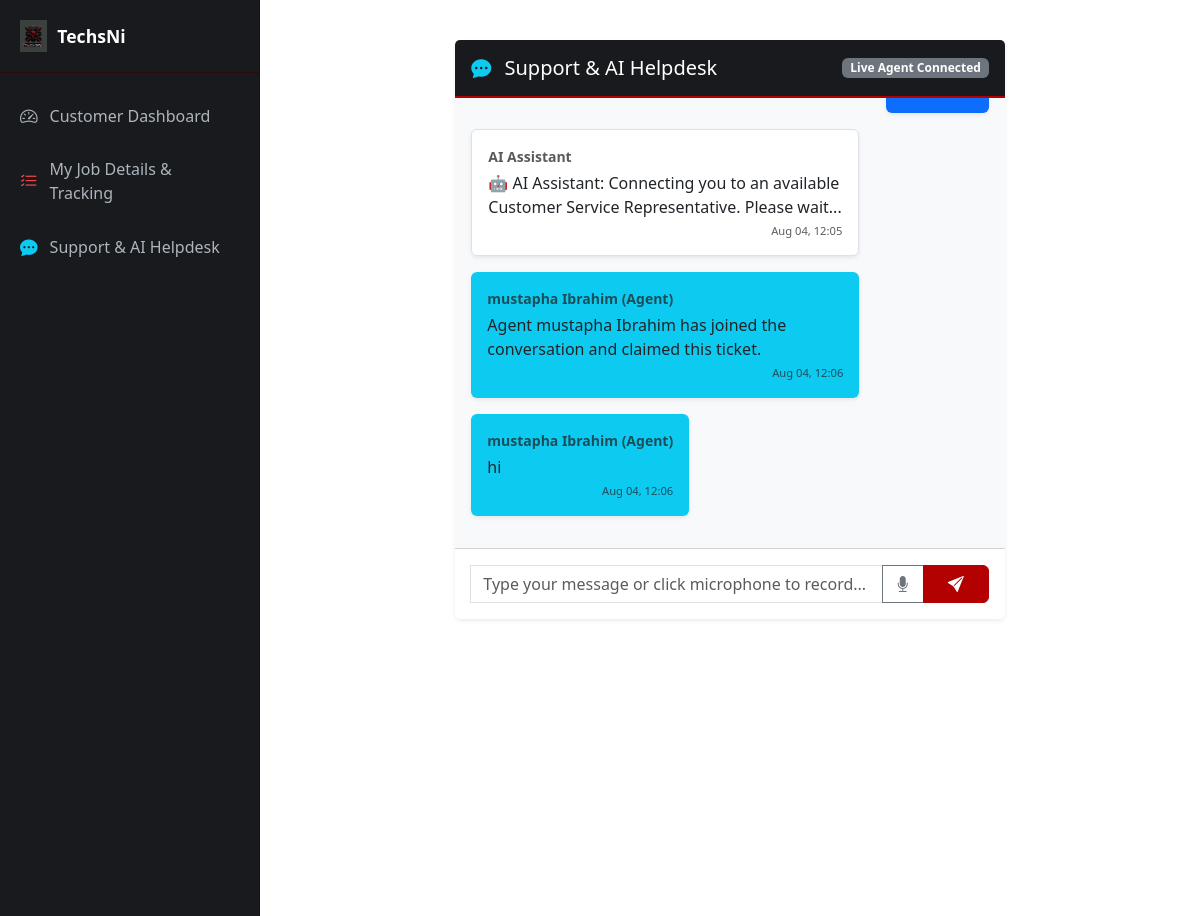
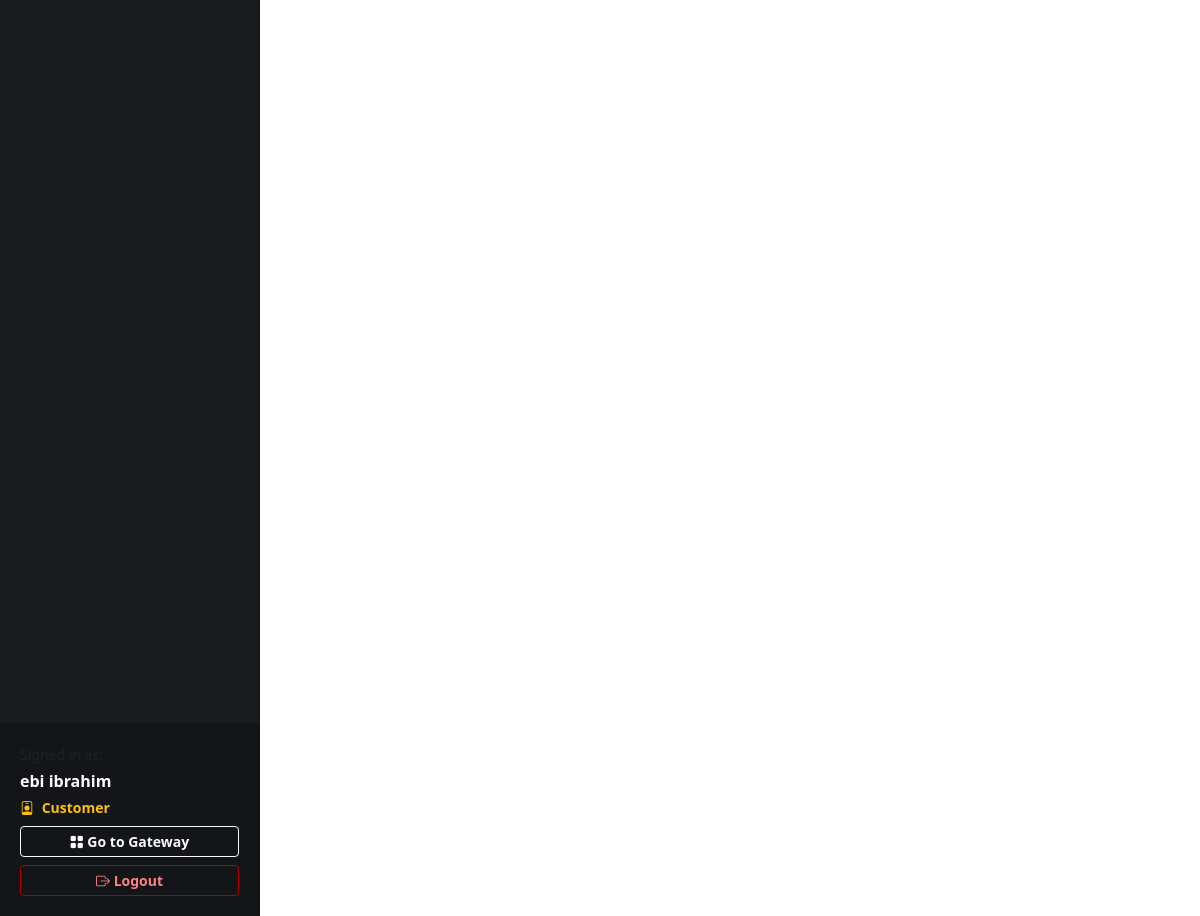
Page /services/support/chat/ (signed in) on the committed database (2 pictures, top to bottom).
### services/models.py (models this page shows, shortened)
class User(AbstractUser):
    groups = models.ManyToManyField(
        'auth.Group',
        related_name='custom_user_set',
        blank=True,
        help_text='The groups this user belongs to.',
        verbose_name='groups',
    )
    user_permissions = models.ManyToManyField(
        'auth.Permission',
        related_name='custom_user_permissions_set',
        blank=True,
        help_text='Specific permissions for this user.',
        verbose_name='user permissions',
    )
    ROLE_CHOICES = (
        ('ceo', 'CEO'),
        ('general_manager', 'General Manager'),
        ('manager', 'Manager'),
        ('assistant_manager', 'Assistant Manager'),
        ('customer_service', 'Customer Service Representative'),
        ('worker', 'Worker'),
        ('customer', 'Customer'),
        ('marketer', 'Marketer'),
    )
    role = models.CharField(max_length=30, choices=ROLE_CHOICES, default='customer')
    employee_id = models.CharField(max_length=50, unique=True, blank=True, null=True, verbose_name="ID Number")
    email = models.EmailField(unique=True, blank=False, null=False)
    phone_number = models.CharField(max_length=20, unique=True, null=True, blank=True)
    country = models.CharField(max_length=50, default='Nigeria')
    state = models.CharField(max_length=100, blank=True, null=True)
    capital = models.CharField(max_length=100, blank=True, null=True)
    lga = models.CharField(max_length=100, blank=True, null=True)
    address = models.TextField(blank=True, null=True)
    description = models.TextField(blank=True, null=True)
    narration = models.TextField(blank=True, null=True)
    is_verified = models.BooleanField(default=False)
    otp_code = models.CharField(max_length=6, blank=True, null=True)
    commission_percentage = models.DecimalField(
        max_digits=5, decimal_places=2, blank=True, null=True,
        verbose_name="Custom Commission Percentage (%)"
    )
    referred_by = models.ForeignKey('self', null=True, blank=True, on_delete=models.SET_NULL, related_name='referrals')

class TicketMessage(models.Model):
    SENDER_TYPE_CHOICES = (
        ('customer', 'Customer'),
        ('bot', 'AI Bot'),
        ('agent', 'Customer Service Rep'),
    )
    ticket = models.ForeignKey(SupportTicket, on_delete=models.CASCADE, related_name='messages')
    sender = models.ForeignKey(User, on_delete=models.SET_NULL, null=True, blank=True, related_name='sent_ticket_messages')
    sender_type = models.CharField(max_length=20, choices=SENDER_TYPE_CHOICES)
    message = models.TextField(verbose_name="Message Content")
    timestamp = models.DateTimeField(auto_now_add=True)

### services/views.py (the view, shortened to what this page needs)
# urls.py: path('support/chat/', views.customer_support_chat_view, name='customer_support_chat'),
@login_required
def customer_support_chat_view(request):
    user = request.user
    active_ticket = SupportTicket.objects.filter(customer=user).exclude(status__in=['resolved', 'closed']).first()
    messages = active_ticket.messages.all().order_by('timestamp') if active_ticket else []
    context = {
        'active_ticket': active_ticket,
        'messages': messages,
    }
    return render(request, 'services/dashboards/customer_support_chat.html', context)

### services/templates/services/dashboards/customer_support_chat.html (shortened to what this page needs)
{% extends 'services/dashboards/base_dashboard.html' %}
{% block content %}
<div class="row justify-content-center">
    <div class="col-lg-8">
        <div class="card shadow-sm border-0">
            <div class="card-header bg-dark text-white d-flex justify-content-between align-items-center py-3" style="background-color: #181a1e !important; border-bottom: 2px solid #b30000;">
                <h5 class="mb-0"><i class="bi bi-chat-dots-fill text-info me-2"></i> Support & AI Helpdesk</h5>
                <span class="badge bg-secondary">
                    {% if active_ticket.status == 'bot_active' %}AI Assistant Active
                    {% elif active_ticket.status == 'pending_agent' %}Waiting for Live Agent
                    {% elif active_ticket.status == 'in_progress' %}Live Agent Connected
                    {% else %}Resolved{% endif %}
                </span>
            </div>
            <div class="card-body bg-light" style="height: 450px; overflow-y: auto;" id="chatContainer">
                {% if not messages %}
                    <div class="d-flex mb-3 justify-content-start" id="initial-greeting-block">
                        <div class="flex-shrink-0 bg-dark text-white rounded-circle p-2 d-flex align-items-center justify-content-center me-2" style="width: 40px; height: 40px;">
                            <i class="bi bi-robot"></i>
                        </div>
                        <div class="p-3 rounded shadow-sm bg-white border text-dark" style="max-width: 75%;">
                            <div class="small fw-bold mb-1 opacity-75">AI Assistant</div>
                            <div>Hi, this is TechsNi AI. How can I help you today? A store problem or a service problem?</div>
                            <div class="mt-3 d-flex gap-2 flex-wrap">
                                <button type="button" class="btn btn-sm btn-outline-dark quick-reply-btn" data-choice="Service Problem">Service Problem</button>
                                <button type="button" class="btn btn-sm btn-outline-dark quick-reply-btn" data-choice="Store Problem">Store Problem</button>
                            </div>
                            <div class="text-end text-muted x-small mt-1" style="font-size: 0.7rem;">Just now</div>
                        </div>
                    </div>
                {% else %}
                    {% for msg in messages %}
                        <div class="d-flex mb-3 {% if msg.sender_type == 'customer' %}justify-content-end{% else %}justify-content-start{% endif %}">
                            <div class="p-3 rounded shadow-sm {% if msg.sender_type == 'customer' %}bg-primary text-white{% elif msg.sender_type == 'bot' %}bg-white border text-dark{% else %}bg-info text-dark{% endif %}" style="max-width: 75%;">
                                <div class="small fw-bold mb-1 opacity-75">
                                    {% if msg.sender_type == 'customer' %}You
                                    {% elif msg.sender_type == 'bot' %}AI Assistant
                                    {% else %}{{ msg.sender.get_full_name|default:msg.sender.username }} (Agent){% endif %}
                                </div>
                                <div>{{ msg.message }}</div>
                                <div class="text-end text-muted x-small mt-1" style="font-size: 0.7rem;">{{ msg.timestamp|date:"M d, H:i" }}</div>
                            </div>
                        </div>
                    {% endfor %}
                {% endif %}
            </div>
            <div class="card-footer bg-white p-3">
                <form method="POST" class="input-group" id="chat-form">
                    <input type="text" name="message" id="user-input" class="form-control" placeholder="Type your message or click microphone to record..." required autocomplete="off">
                    <button type="button" id="mic-btn" class="btn btn-outline-secondary" title="Click to record voice note">
                        <i class="bi bi-mic-fill" id="mic-icon"></i>
                    </button>
                    <button type="submit" class="btn btn-primary px-4" style="background-color: #b30000; border-color: #b30000;"><i class="bi bi-send-fill"></i></button>
                </form>
            </div>
        </div>
    </div>
</div>
{% endblock %}

### services/templates/services/dashboards/base_dashboard.html (shortened to what this page needs)
{% load static %}
<!DOCTYPE html>
<html lang="en">
<head>
    <link href="https://cdn.jsdelivr.net/npm/bootstrap@5.3.0/dist/css/bootstrap.min.css" rel="stylesheet">
    <link href="https://cdn.jsdelivr.net/npm/bootstrap-icons@1.10.5/font/bootstrap-icons.css" rel="stylesheet">
    <link rel="stylesheet" href="https://cdnjs.cloudflare.com/ajax/libs/font-awesome/6.4.0/css/all.min.css">
</head>
<body>
    <div class="sidebar" id="appSidebar">
        <div class="d-flex flex-column">
            <div class="sidebar-brand">
                <img src="{% static 'services/images/logo.jpg' %}" alt="Logo" onerror="this.style.display='none'">
                <span>TechsNi</span>
            </div>
            <ul class="sidebar-menu mt-3">
                {% if request.user.role == 'ceo' or request.user.is_superuser %}
                    <li>
                        <a href="{% url 'ceo_dashboard' %}">
                            <i class="bi bi-speedometer2"></i> Live Dashboard
                        </a>
                    </li>
                    <li>
                        <a href="{% url 'ceo_jobs' %}">
                            <i class="bi bi-briefcase"></i> Job Approvals & List
                        </a>
                    </li>
                    <li>
                        <a href="{% url 'finance_dashboard' %}">
                            <i class="bi bi-wallet2 text-success"></i> Finance Control
                        </a>
                    </li>
                    <li>
                        <a href="{% url 'finance_po_list' %}">
                            <i class="fas fa-file-contract text-info"></i> PO Approvals
                        </a>
                    </li>
                    <li>
                        <a href="{% url 'service_job_history' %}">
                            <i class="bi bi-clock-history text-danger"></i> Master Job History
                        </a>
                    </li>
                    <li>
                        <a href="{% url 'assign_worker' %}">
                            <i class="bi bi-person-badge-fill"></i> Assign Workers
                        </a>
                    </li>
                    <li>
                        <a href="{% url 'ceo_users' %}">
                            <i class="bi bi-people"></i> Users Directory
                        </a>
                    </li>
                    <li>
                        <a href="{% url 'marketer_analytics' %}">
                            <i class="bi bi-graph-up-arrow text-success"></i> Marketer Analytics
                        </a>
                    </li>
                    <li>
                        <a href="{% url 'csr_dashboard' %}">
                            <i class="bi bi-headset text-info"></i> Customer Service Desk
                        </a>
                    </li>
                    <li>
                        <a href="{% url 'manage_catalogs' %}">
                            <i class="bi bi-book-fill text-warning"></i> Manage User Catalogs
                        </a>
                    </li>
                    <li>
                        <a href="{% url 'edit_site_config' %}">
                            <i class="bi bi-gear-fill text-warning"></i> Edit Site & Policies
                        </a>
                    </li>
                    <li>
                        <a href="{% url 'company_contact_settings' %}">
                            <i class="bi bi-envelope-at-fill text-primary"></i> Invoice & Quote Contacts
                        </a>
                    </li>
                    <li>
                        <a href="{% url 'service_bank_accounts' %}">
                            <i class="bi bi-bank2 text-info"></i> Bank Accounts
                        </a>
                    </li>
                    <li>
                        <a href="{% url 'ceo_admin_shortcut' %}" target="_blank">
                            <i class="bi bi-shield-lock-fill" style="color: #ff4d4d;"></i> Django Admin Panel
                        </a>
                    </li>
                {% elif request.user.role == 'customer_service' %}
                    <li>
                        <a href="{% url 'csr_dashboard' %}">
                            <i class="bi bi-headset text-info"></i> CSR Dashboard & Tickets
                        </a>
                    </li>
                {% elif request.user.role == 'worker' %}
                    <li>
                        <a href="{% url 'worker_dashboard' %}">
                            <i class="bi bi-tools"></i> Worker Dashboard
                        </a>
                    </li>
                {% else %}
                    <li>
                        <a href="{% url 'customer_dashboard' %}">
                            <i class="bi bi-speedometer2"></i> Customer Dashboard
                        </a>
                    </li>
                    <li>
                        <a href="{% url 'customer_jobs_list' %}">
                            <i class="bi bi-list-check" style="color: #ff4d4d;"></i> My Job Details & Tracking
                        </a>
                    </li>
                    <li>
                        <a href="{% url 'customer_support_chat' %}">
                            <i class="bi bi-chat-dots-fill text-info"></i> Support & AI Helpdesk
                        </a>
                    </li>
                {% endif %}
            </ul>
        </div>
        <div class="sidebar-footer">
            <div class="small text-muted mb-1">Signed in as:</div>
            <div class="fw-bold text-white text-truncate mb-1">
                {% if request.user.first_name or request.user.last_name %}
                    {{ request.user.first_name }} {{ request.user.last_name }}
                {% else %}
                    @{{ request.user.username }}
                {% endif %}
            </div>
            <div class="small text-warning fw-bold mb-2">
                <i class="bi bi-person-badge me-1"></i>
                {% if request.user.role == 'ceo' %}
                    CEO
                {% elif request.user.role == 'customer_service' %}
                    Customer Service Rep
                {% elif request.user.role == 'finance' %}
                    Finance
                {% elif request.user.role == 'worker' %}
                    Worker
                {% elif request.user.role == 'manager' %}
                    Manager
                {% elif request.user.role == 'general_manager' %}
                    General Manager
                {% elif request.user.role == 'assistant_manager' %}
                    Assistant Manager
                {% elif request.user.is_superuser %}
                    CEO / Admin
                {% else %}
                    Customer
                {% endif %}
            </div>
            <a href="{% url 'portal_gateway' %}" class="btn btn-outline-light btn-sm w-100 fw-bold mb-2">
                <i class="bi bi-grid-fill"></i> Go to Gateway
            </a>
            <form action="{% url 'logout' %}" method="post" class="w-100">
                <button type="submit" class="btn btn-outline-danger btn-sm w-100 fw-bold" style="border-color: #b30000; color: #ff8080;">
                    <i class="bi bi-box-arrow-right"></i> Logout
                </button>
            </form>
        </div>
    </div>
    <div class="main-content">
        <div class="container-fluid">
            {% block content %}{% endblock %}
        </div>
    </div>
</body>
</html>

### services/templates/services/dashboards/base_dashboard.html (style rules this page uses)
body { background-color: #f8f9fa; color: #212529; font-family: 'Segoe UI', Tahoma, Geneva, Verdana, sans-serif; min-height: 100vh; overflow-x: hidden; }
.sidebar { width: 260px; height: 100vh; position: fixed; top: 0; left: 0; background-color: #181a1e; color: #ffffff; display: flex; flex-direction: column; justify-content: space-between; z-index: 1040; border-right: 1px solid #2a0a0d; transition: transform 0.3s ease-in-out; overflow-y: auto; overflow-x: hidden; }
.sidebar-brand { font-size: 1.1rem; font-weight: bold; padding: 20px; border-bottom: 1px solid #2a0a0d; color: #ffffff; display: flex; align-items: center; gap: 10px; }
.sidebar-brand img { max-height: 32px; width: auto; }
.sidebar-menu { list-style: none; padding: 0; margin: 0; flex-grow: 1; }
.sidebar-menu li a { display: flex; align-items: center; padding: 14px 20px; color: #adb5bd; text-decoration: none; font-weight: 500; transition: all 0.2s ease-in-out; }
.sidebar-menu li a i { margin-right: 12px; font-size: 1.1rem; }
.sidebar-footer { padding: 20px; border-top: 1px solid #2a0a0d; background-color: #141518; margin-top: auto; }
.main-content { margin-left: 260px; padding: 40px; background-color: #ffffff; min-height: 100vh; transition: margin 0.3s ease-in-out; }

### rows in the picture
User: user.first_name "ebi", user.last_name "ibrahim"
TicketMessage: sender_type "AI Assistant", message "🤖 AI Assistant: Connecting you to an available Customer Service Representative. Please wait...", timestamp "Aug 04, 12:05"
TicketMessage: sender.get_full_name "mustapha Ibrahim", message "Agent mustapha Ibrahim has joined the conversation and claimed this ticket.", timestamp "Aug 04, 12:06"
TicketMessage: sender.get_full_name "mustapha Ibrahim", message "hi", timestamp "Aug 04, 12:06"
